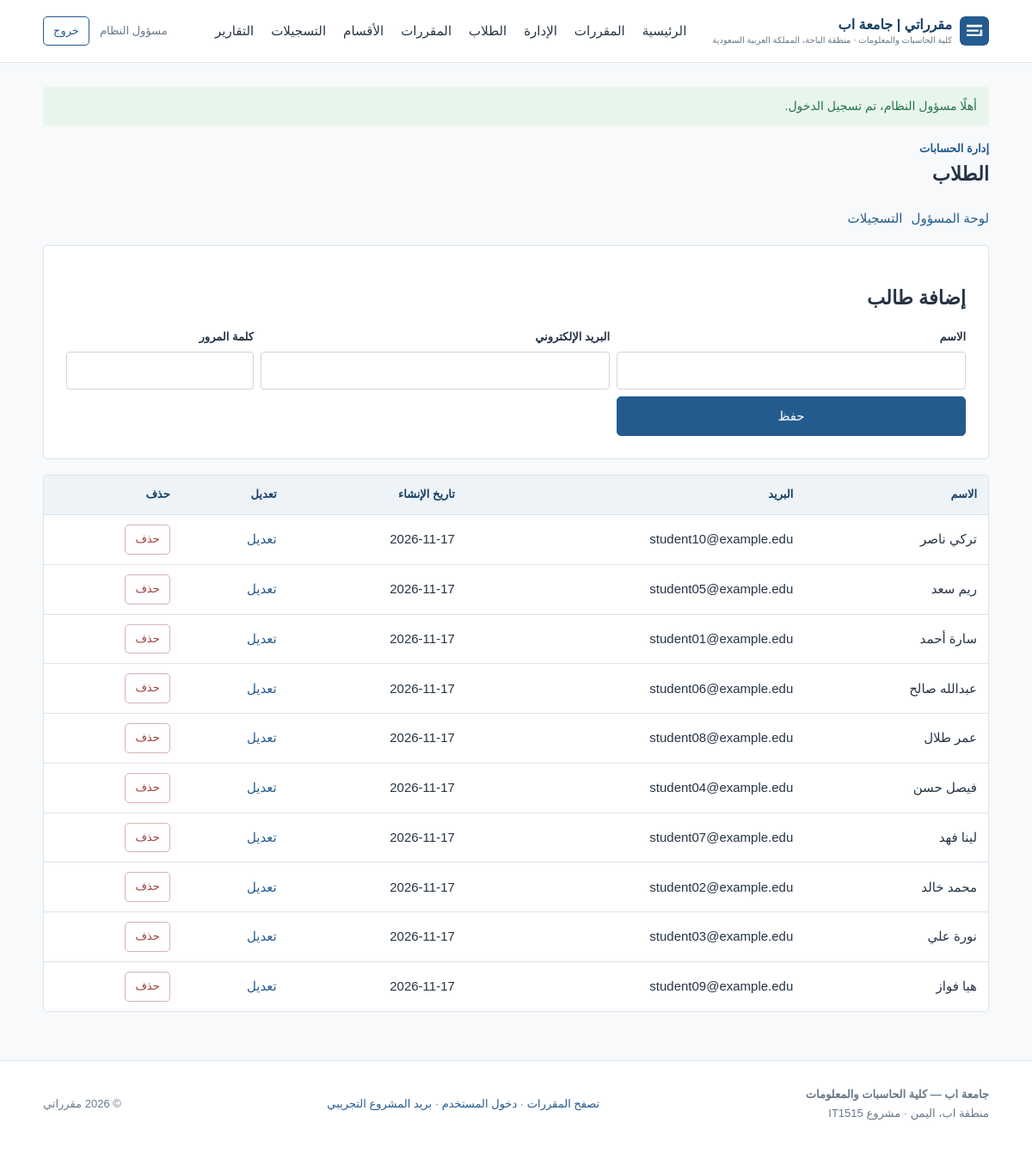
Page /public/admin/students.php (signed in) on the committed database.
### tables this page shows
CREATE TABLE IF NOT EXISTS users (
    user_id INT UNSIGNED AUTO_INCREMENT PRIMARY KEY,
    full_name VARCHAR(120) NOT NULL,
    email VARCHAR(190) NOT NULL UNIQUE,
    password_hash VARCHAR(255) NOT NULL,
    role ENUM('student', 'admin') NOT NULL DEFAULT 'student',
    created_at TIMESTAMP NOT NULL DEFAULT CURRENT_TIMESTAMP
);

### includes/bootstrap.php (called while the page is built, shortened)
<?php
function h(mixed $value): string
{
    return htmlspecialchars((string) $value, ENT_QUOTES | ENT_SUBSTITUTE, 'UTF-8');
}
function page_header(string $title): void
{
    require __DIR__ . '/header.php';
}
function page_footer(): void
{
    require __DIR__ . '/footer.php';
}

### public/admin/students.php (the view, shortened to what this page needs)
<?php
$pdo = db();
$editId = filter_input(INPUT_GET, 'edit', FILTER_VALIDATE_INT) ?: 0;
$form = ['full_name' => '', 'email' => ''];
$students = $pdo->query("SELECT user_id, full_name, email, created_at FROM users WHERE role = 'student' ORDER BY full_name")->fetchAll();
?>
<section class="page-heading"><p class="eyebrow">إدارة الحسابات</p><h1>الطلاب</h1></section><nav class="admin-links"><a href="/admin/index.php">لوحة المسؤول</a><a href="/admin/enrollments.php">التسجيلات</a></nav>
<div class="form-card" style="margin:0 0 18px;width:100%"><h2><?= $editId ? 'تعديل بيانات طالب' : 'إضافة طالب' ?></h2><form method="post" class="inline-edit"><label>الاسم<input name="full_name" maxlength="120" required value="<?= h($form['full_name']) ?>"></label><label>البريد الإلكتروني<input type="email" name="email" maxlength="190" required value="<?= h($form['email']) ?>"></label><label>كلمة المرور<input type="password" name="password" <?= $editId ? '' : 'required' ?> minlength="8" autocomplete="new-password"></label><button class="button" name="action" value="save" type="submit">حفظ</button></form></div>
<div class="table-wrap"><table><thead><tr><th>الاسم</th><th>البريد</th><th>تاريخ الإنشاء</th><th>تعديل</th><th>حذف</th></tr></thead><tbody><?php foreach ($students as $student): ?><tr><td><?= h($student['full_name']) ?></td><td><?= h($student['email']) ?></td><td><?= h(date('Y-m-d', strtotime($student['created_at']))) ?></td><td><a href="/admin/students.php?edit=<?= (int) $student['user_id'] ?>">تعديل</a></td><td><form method="post" onsubmit="return confirm('سيؤدي الحذف إلى حذف تسجيلات الطالب أيضًا. هل تريد المتابعة؟')"><input type="hidden" name="csrf_token" value="<?= h(csrf_token()) ?>"><input type="hidden" name="user_id" value="<?= (int) $student['user_id'] ?>"><button class="button button-danger button-small" name="action" value="delete" type="submit">حذف</button></form></td></tr><?php endforeach; ?></tbody></table></div>

### public/assets/style.css (style rules this page uses)
* { box-sizing: border-box; }
:root { --blue: #245b8f; --blue-dark: #173f65; --blue-pale: #eaf2f8; --ink: #263445; --muted: #68788a; --line: #dce4eb; --bg: #f7f9fb; --white: #fff; --danger: #a33b3b; --success: #267449; }
html { background: var(--bg); }
body { margin: 0; color: var(--ink); font-family: Tahoma, Arial, sans-serif; font-size: 15px; line-height: 1.75; }
a { color: var(--blue); text-decoration: none; }
.button { display: inline-block; border: 1px solid var(--blue); border-radius: 5px; background: var(--blue); color: white; padding: 9px 17px; font: inherit; cursor: pointer; text-align: center; }
.button-small { padding: 5px 11px; font-size: 13px; }
.button-danger { background: white; color: var(--danger); border-color: #d9b1b1; }
.eyebrow { color: var(--blue); font-size: 13px; font-weight: 700; margin: 0 0 3px; }
h1, h2, h3 { color: var(--ink); line-height: 1.4; }
.section-heading h2, .page-heading h1 { margin: 0; }
.course-card, .detail-card, .form-card, .admin-card { background: white; border: 1px solid var(--line); border-radius: 5px; padding: 19px; }
.page-heading { margin-bottom: 22px; }
label { display: block; font-size: 13px; font-weight: 700; }
input, select, textarea { display: block; width: 100%; margin-top: 5px; padding: 9px 10px; border: 1px solid #cbd5de; border-radius: 4px; color: var(--ink); background: white; font: inherit; font-size: 14px; }
.table-wrap { overflow-x: auto; border: 1px solid var(--line); border-radius: 5px; background: white; }
table { width: 100%; border-collapse: collapse; text-align: right; }
th, td { padding: 11px 13px; border-bottom: 1px solid var(--line); vertical-align: middle; }
th { background: #edf3f7; color: var(--blue-dark); font-size: 13px; }
tr:last-child td { border-bottom: 0; }
.form-card { width: min(480px, 100%); margin: 10px auto; padding: 26px; }
.admin-links { display: flex; flex-wrap: wrap; gap: 10px; margin-bottom: 18px; }
.inline-edit { display: grid; grid-template-columns: 1fr 1fr auto; gap: 8px; align-items: end; }

### rows in the picture
users: full_name "تركي ناصر", email "student10@example.edu", created_at "2026-11-17"
users: full_name "ريم سعد", email "student05@example.edu", created_at "2026-11-17"
users: full_name "سارة أحمد", email "student01@example.edu", created_at "2026-11-17"
users: full_name "عبدالله صالح", email "student06@example.edu", created_at "2026-11-17"
users: full_name "عمر طلال", email "student08@example.edu", created_at "2026-11-17"
users: full_name "فيصل حسن", email "student04@example.edu", created_at "2026-11-17"
users: full_name "لينا فهد", email "student07@example.edu", created_at "2026-11-17"
users: full_name "محمد خالد", email "student02@example.edu", created_at "2026-11-17"
users: full_name "نورة علي", email "student03@example.edu", created_at "2026-11-17"
users: full_name "هيا فواز", email "student09@example.edu", created_at "2026-11-17"

### other values in the picture
$user['full_name'] "مسؤول النظام"
$flashMessage['message'] "أهلًا مسؤول النظام، تم تسجيل الدخول."
